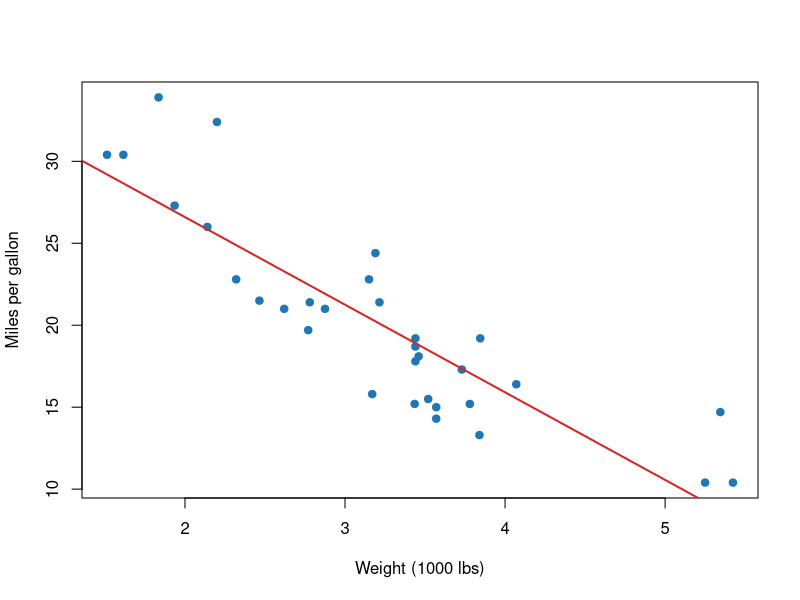

Write the R code that produced this figure.
## ---- chunk 1
#| label: tbl-summary
#| tbl-cap: "First six rows of the mtcars dataset."

knitr::kable(head(mtcars), digits = 2)
## ---- chunk 2
#| label: fig-mpg
#| fig-cap: "Fuel economy decreases as car weight increases."
#| echo: false

plot(mtcars$wt, mtcars$mpg,
     xlab = "Weight (1000 lbs)",
     ylab = "Miles per gallon",
     pch = 19,
     col = "#1f77b4")
abline(lm(mpg ~ wt, data = mtcars), col = "#d62728", lwd = 2)
